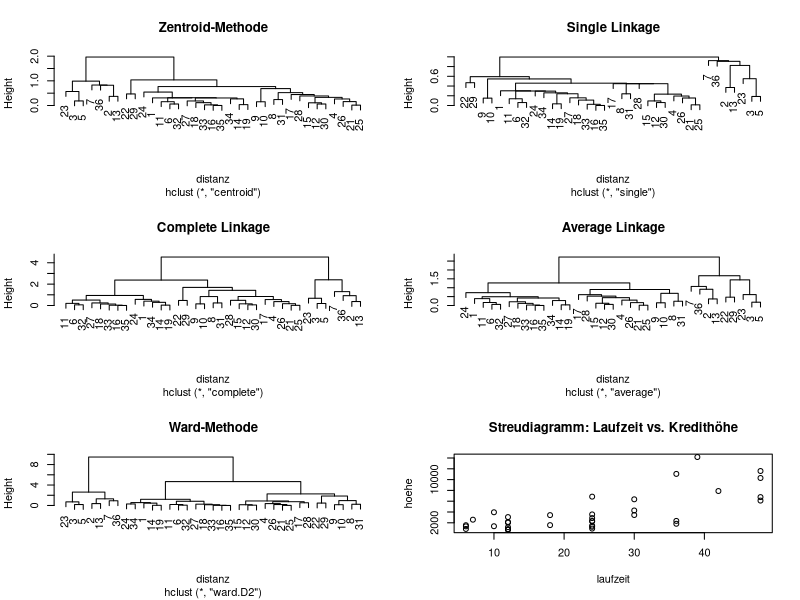
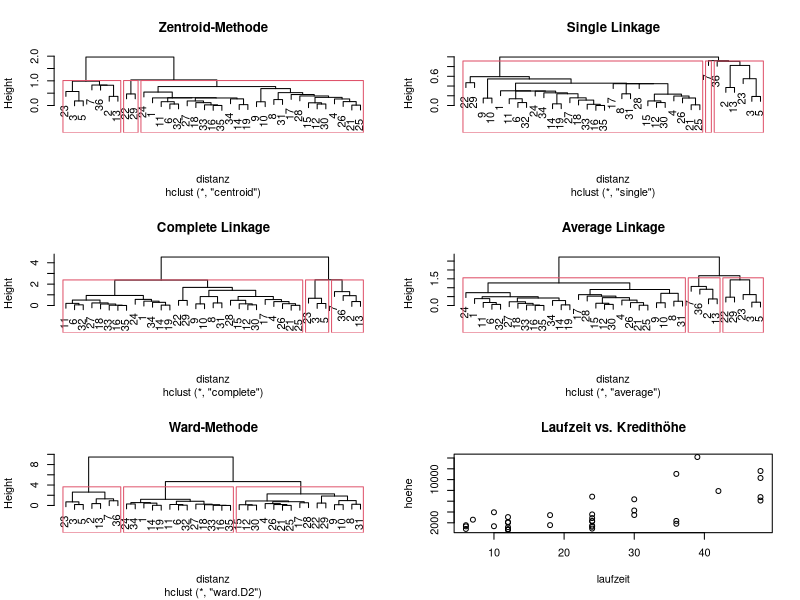
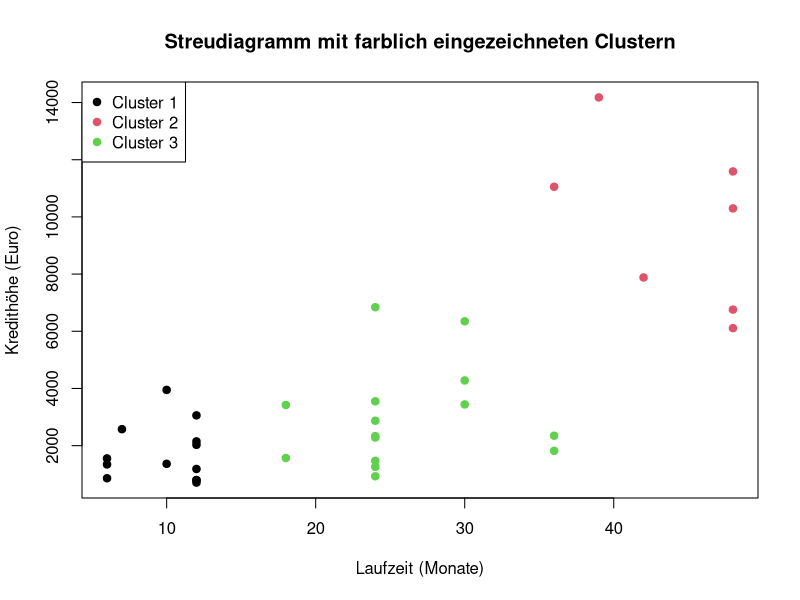
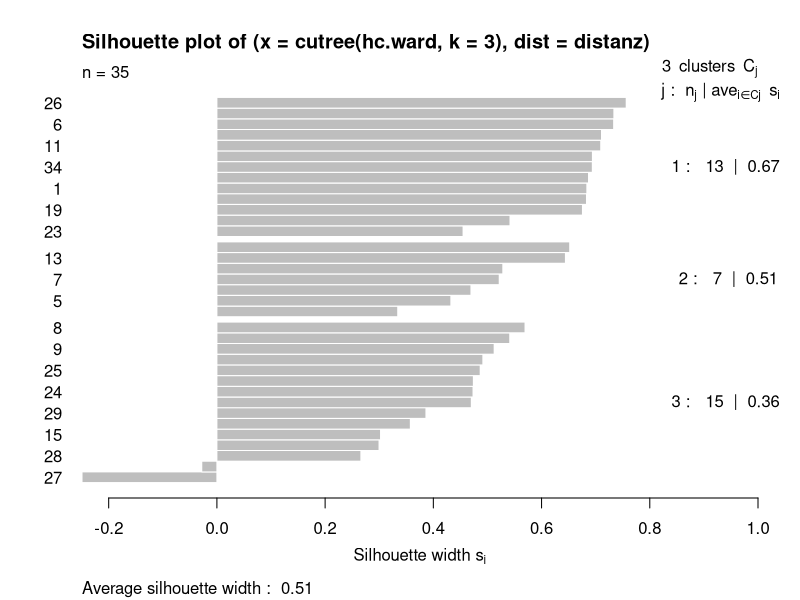

Source code (R) for these figures, in order:
## ---- chunk 1
rohdaten = read.table("wi23b095.txt", sep = ";", header = TRUE)
head(rohdaten)
## ---- chunk 2
summary(rohdaten)
nrow(rohdaten)
## ---- chunk 3
daten = na.omit(rohdaten)
nrow(daten)
## ---- chunk 4
daten.s = scale(daten)
## ---- chunk 5
distanz = dist(daten.s)
## ---- chunk 6
hc.centroid <- hclust(distanz, method = "centroid")
hc.single   <- hclust(distanz, method = "single")
hc.complete <- hclust(distanz, method = "complete")
hc.average  <- hclust(distanz, method = "average")
hc.ward     <- hclust(distanz, method = "ward.D2")
## ---- chunk 7
#| echo: false
#| fig-width: 10
#| fig-height: 10

op = par(mfrow = c(3, 2))
plot(hc.centroid, main = "Zentroid-Methode")
plot(hc.single, main = "Single Linkage")
plot(hc.complete, main = "Complete Linkage")
plot(hc.average, main = "Average Linkage")
plot(hc.ward, main = "Ward-Methode")
plot(daten, main = "Streudiagramm: Laufzeit vs. Kredithöhe")
par(op)
## ---- chunk 8
#| echo: false
#| fig-width: 10
#| fig-height: 10

op <- par(mfrow = c(3, 2))
plot(hc.centroid, main = "Zentroid-Methode")
rect.hclust(hc.centroid, k = 3)

plot(hc.single, main = "Single Linkage")
rect.hclust(hc.single, k = 3)

plot(hc.complete, main = "Complete Linkage")
rect.hclust(hc.complete, k = 3)

plot(hc.average, main = "Average Linkage")
rect.hclust(hc.average, k = 3)

plot(hc.ward, main = "Ward-Methode")
rect.hclust(hc.ward, k = 3)

plot(daten, main = "Laufzeit vs. Kredithöhe")
par(op)

## ---- chunk 9
library(cluster)
methoden = c("single", "complete", "average", "ward.D2")
sapply(methoden, function(m) coef(hclust(distanz, method = m)))
## ---- chunk 10
clusterzuordnung = cutree(hc.ward, k = 3)
daten$clust = clusterzuordnung
## ---- chunk 11
aggregate(cbind(laufzeit, hoehe) ~ clust, data = daten, mean)
## ---- chunk 12
plot(daten$laufzeit, daten$hoehe,
     col = daten$clust,
     pch = 19,
     xlab = "Laufzeit (Monate)",
     ylab = "Kredithöhe (Euro)",
     main = "Streudiagramm mit farblich eingezeichneten Clustern")
legend("topleft", legend = paste("Cluster", 1:3), col = 1:3, pch = 19)
## ---- chunk 13
#| fig-height: 6
#| out-width: 70%
library(cluster)
plot(silhouette(cutree(hc.ward, k = 3), distanz))
